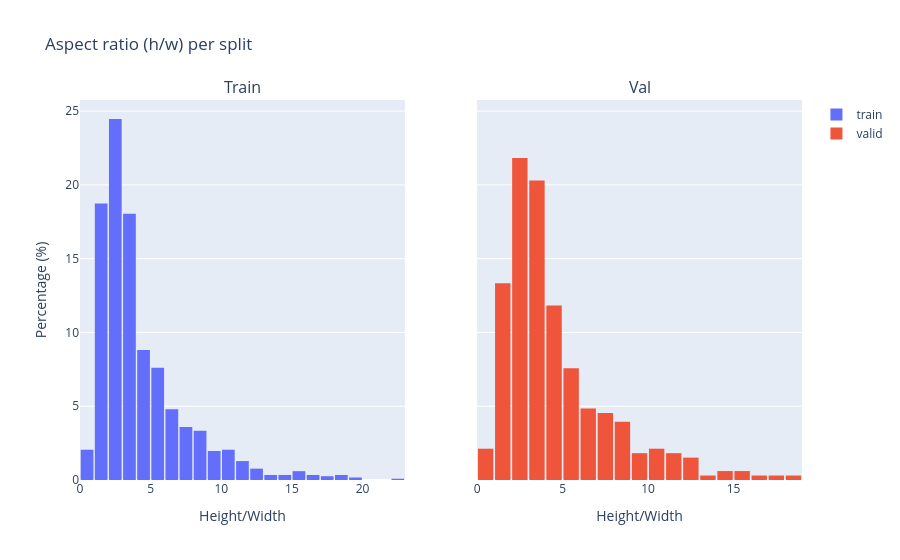

The notebook cell saved with this chart:
### Code cell
fig = make_subplots(rows=1, cols=2, subplot_titles=["Train", "Val"], shared_xaxes=True, shared_yaxes=True)

for i, split in enumerate(["train", "valid"], 1):
    aspect_ratio = np.array(split_data[split]["h"]) / np.array(split_data[split]["w"])
    fig.add_trace(go.Histogram(x=aspect_ratio, name=split, nbinsx=30, histnorm="percent"), row=1, col=i)

fig.update_layout(title="Aspect ratio (h/w) per split", bargap=0.1)
fig.update_xaxes(title_text="Height/Width")
fig.update_yaxes(title_text="Percentage (%)", col=1)
fig.show()

### Figure 1 — Plotly figure (JSON) as saved in the notebook; plotly's stock layout.template omitted (floating-point values rounded to 4 significant figures; data arrays with more than 128 entries replaced by an {"elided": "..."} marker saying what was removed)
{"data": [{"histnorm": "percent", "name": "train", "nbinsx": 30, "type": "histogram", "x": {"elided": "1169 float values"}, "xaxis": "x", "yaxis": "y"}, {"histnorm": "percent", "name": "valid", "nbinsx": 30, "type": "histogram", "x": {"elided": "330 float values"}, "xaxis": "x2", "yaxis": "y2"}], "layout": {"annotations": [{"font": {"size": 16}, "showarrow": false, "text": "Train", "x": 0.225, "xanchor": "center", "xref": "paper", "y": 1, "yanchor": "bottom", "yref": "paper"}, {"font": {"size": 16}, "showarrow": false, "text": "Val", "x": 0.775, "xanchor": "center", "xref": "paper", "y": 1, "yanchor": "bottom", "yref": "paper"}], "bargap": 0.1, "title": {"text": "Aspect ratio (h/w) per split"}, "xaxis": {"anchor": "y", "domain": [0, 0.45], "title": {"text": "Height/Width"}}, "xaxis2": {"anchor": "y2", "domain": [0.55, 1], "title": {"text": "Height/Width"}}, "yaxis": {"anchor": "x", "domain": [0, 1], "title": {"text": "Percentage (%)"}}, "yaxis2": {"anchor": "x2", "domain": [0, 1], "matches": "y", "showticklabels": false}}}
